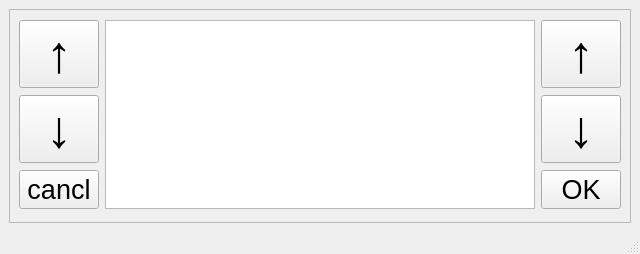
<?xml version="1.0" encoding="UTF-8"?>
<ui version="4.0">
 <class>windows2</class>
 <widget class="QMainWindow" name="windows2">
  <property name="geometry">
   <rect>
    <x>0</x>
    <y>0</y>
    <width>640</width>
    <height>254</height>
   </rect>
  </property>
  <property name="windowTitle">
   <string>MainWindow</string>
  </property>
  <widget class="QWidget" name="centralwidget">
   <layout class="QHBoxLayout" name="horizontalLayout_2">
    <item>
     <widget class="QFrame" name="frame">
      <property name="sizePolicy">
       <sizepolicy hsizetype="Preferred" vsizetype="Preferred">
        <horstretch>0</horstretch>
        <verstretch>0</verstretch>
       </sizepolicy>
      </property>
      <property name="frameShape">
       <enum>QFrame::StyledPanel</enum>
      </property>
      <property name="frameShadow">
       <enum>QFrame::Raised</enum>
      </property>
      <layout class="QHBoxLayout" name="horizontalLayout">
       <item>
        <layout class="QGridLayout" name="gridLayout">
         <item row="0" column="0">
          <widget class="QPushButton" name="pushButton_6">
           <property name="sizePolicy">
            <sizepolicy hsizetype="Fixed" vsizetype="Fixed">
             <horstretch>0</horstretch>
             <verstretch>0</verstretch>
            </sizepolicy>
           </property>
           <property name="font">
            <font>
             <pointsize>39</pointsize>
            </font>
           </property>
           <property name="text">
            <string>↑</string>
           </property>
          </widget>
         </item>
         <item row="1" column="0">
          <widget class="QPushButton" name="pushButton_4">
           <property name="font">
            <font>
             <pointsize>39</pointsize>
            </font>
           </property>
           <property name="text">
            <string>↓</string>
           </property>
          </widget>
         </item>
         <item row="2" column="0">
          <widget class="QPushButton" name="pushButton_5">
           <property name="font">
            <font>
             <pointsize>20</pointsize>
            </font>
           </property>
           <property name="text">
            <string>cancl</string>
           </property>
          </widget>
         </item>
         <item row="0" column="2">
          <widget class="QPushButton" name="pushButton">
           <property name="sizePolicy">
            <sizepolicy hsizetype="Fixed" vsizetype="Fixed">
             <horstretch>0</horstretch>
             <verstretch>0</verstretch>
            </sizepolicy>
           </property>
           <property name="font">
            <font>
             <pointsize>39</pointsize>
            </font>
           </property>
           <property name="text">
            <string>↑</string>
           </property>
          </widget>
         </item>
         <item row="1" column="2">
          <widget class="QPushButton" name="pushButton_2">
           <property name="font">
            <font>
             <pointsize>39</pointsize>
            </font>
           </property>
           <property name="text">
            <string>↓</string>
           </property>
          </widget>
         </item>
         <item row="2" column="2">
          <widget class="QPushButton" name="pushButton_3">
           <property name="sizePolicy">
            <sizepolicy hsizetype="Minimum" vsizetype="Preferred">
             <horstretch>0</horstretch>
             <verstretch>0</verstretch>
            </sizepolicy>
           </property>
           <property name="font">
            <font>
             <pointsize>20</pointsize>
            </font>
           </property>
           <property name="text">
            <string>OK</string>
           </property>
          </widget>
         </item>
         <item row="0" column="1" rowspan="3">
          <widget class="QListWidget" name="listWidget">
           <property name="sizePolicy">
            <sizepolicy hsizetype="Expanding" vsizetype="Expanding">
             <horstretch>0</horstretch>
             <verstretch>0</verstretch>
            </sizepolicy>
           </property>
           <property name="tabKeyNavigation">
            <bool>false</bool>
           </property>
          </widget>
         </item>
        </layout>
       </item>
      </layout>
     </widget>
    </item>
   </layout>
  </widget>
  <widget class="QStatusBar" name="statusbar"/>
 </widget>
 <resources/>
 <connections/>
</ui>
